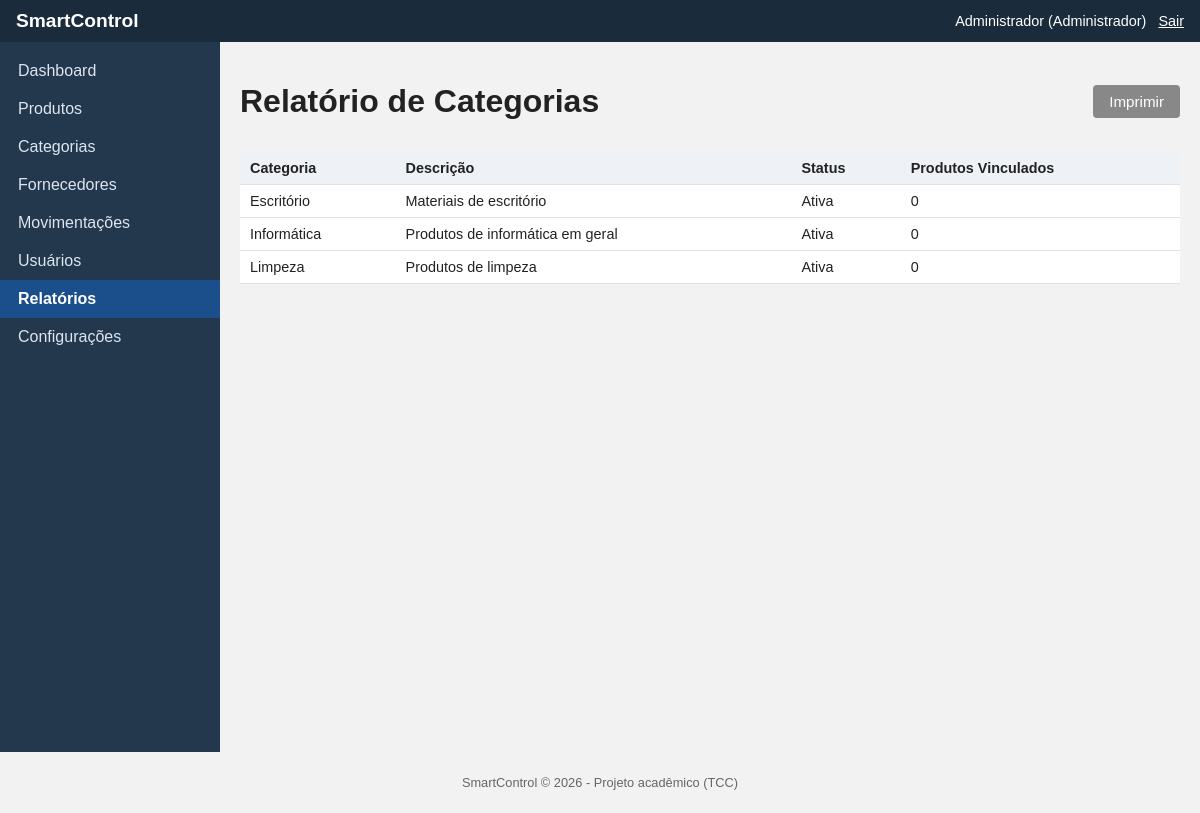
Screenshot of /reports/categories.php (signed in) with the database file from the repository.
### tables this page shows
CREATE TABLE categorias (
    id INT AUTO_INCREMENT PRIMARY KEY,
    nome VARCHAR(100) NOT NULL,
    descricao VARCHAR(255) NULL,
    ativo TINYINT(1) NOT NULL DEFAULT 1,
    data_cadastro DATETIME NOT NULL DEFAULT CURRENT_TIMESTAMP
);

### includes/functions.php (called while the page is built, shortened)
<?php
function limpar(?string $valor): string
{
    return htmlspecialchars(trim($valor ?? ''), ENT_QUOTES, 'UTF-8');
}

### reports/categories.php (the view, shortened to what this page needs)
<?php
require_once __DIR__ . '/../config/config.php';
$stmt = $pdo->query("
    SELECT c.*, COUNT(p.id) AS total_produtos
    FROM categorias c
    LEFT JOIN produtos p ON p.categoria_id = c.id
    GROUP BY c.id
    ORDER BY c.nome ASC
");
$categorias = $stmt->fetchAll();
require_once __DIR__ . '/../includes/header.php';
require_once __DIR__ . '/../includes/sidebar.php';
?>
<div class="conteudo">
    <div class="topo-pagina">
        <h1>Relatório de Categorias</h1>
        <button type="button" class="botao botao-secundario" onclick="window.print()">Imprimir</button>
    </div>
    <?php if (empty($categorias)): ?>
        <p class="texto-vazio">Nenhuma categoria cadastrada.</p>
    <?php else: ?>
        <table class="tabela">
            <thead>
                <tr><th>Categoria</th><th>Descrição</th><th>Status</th><th>Produtos Vinculados</th></tr>
            </thead>
            <tbody>
                <?php foreach ($categorias as $categoria): ?>
                <tr>
                    <td><?php echo limpar($categoria['nome']); ?></td>
                    <td><?php echo limpar($categoria['descricao'] ?? '-'); ?></td>
                    <td><?php echo $categoria['ativo'] ? 'Ativa' : 'Inativa'; ?></td>
                    <td><?php echo (int) $categoria['total_produtos']; ?></td>
                </tr>
                <?php endforeach; ?>
            </tbody>
        </table>
    <?php endif; ?>
</div>
<?php require_once __DIR__ . '/../includes/footer.php'; ?>

### assets/css/style.css (style rules this page uses)
* { box-sizing: border-box; }
body { font-family: Arial, Helvetica, sans-serif; margin: 0; background: #f2f2f2; color: #222; }
.conteudo { flex: 1; padding: 20px; }
.botao { display: inline-block; background: #1a4f8b; color: #fff; border: none; padding: 8px 16px; border-radius: 4px; cursor: pointer; font-size: 0.95em; }
.botao-secundario { background: #888; }
.tabela { width: 100%; border-collapse: collapse; background: #fff; margin-top: 10px; }
.tabela th, .tabela td { padding: 8px 10px; border-bottom: 1px solid #e2e2e2; text-align: left; font-size: 0.9em; }
.tabela th { background: #eef1f5; }
.topo-pagina { display: flex; justify-content: space-between; align-items: center; flex-wrap: wrap; gap: 10px; margin-bottom: 10px; }

### rows the page displays
categorias: nome "Escritório", descricao "Materiais de escritório", ativo "Ativa", total_produtos "0"
categorias: nome "Informática", descricao "Produtos de informática em geral", ativo "Ativa", total_produtos "0"
categorias: nome "Limpeza", descricao "Produtos de limpeza", ativo "Ativa", total_produtos "0"

### other values shown
limpar(nomeUsuarioLogado()) "Administrador"
